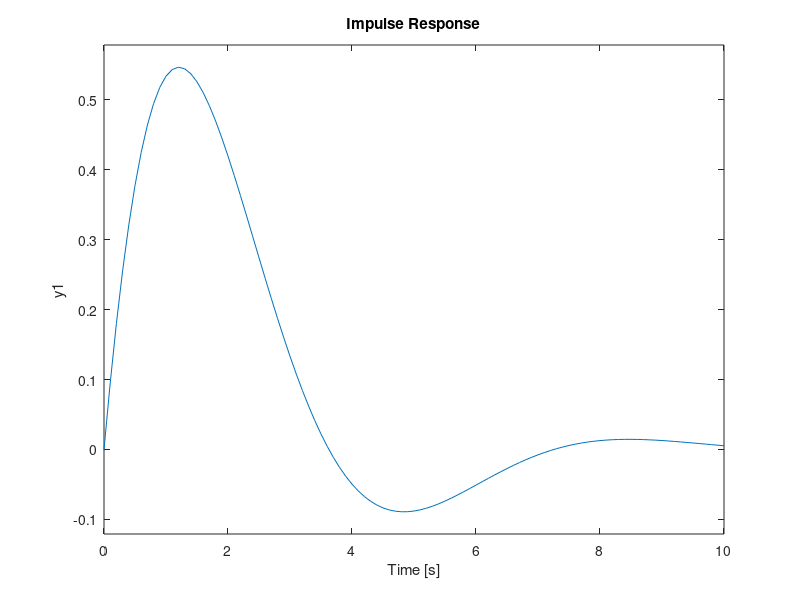

The MATLAB script that drew this image:
wn = 1;
zeta = 0.5;
num = [0 0 wn.^2];
den = [1 2*zeta*wn wn.^2];
G = tf(num,den);
t = (0:0.1:10);
figure(1);
impulse(G,t);
grid;